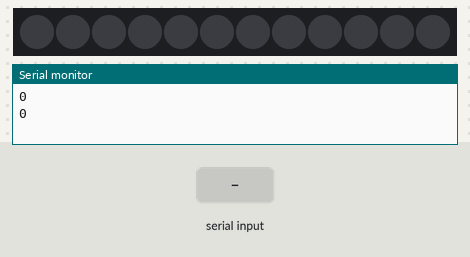
Recording of a sketch running on a simulated Arduino Uno, built with avr-gcc and run on an emulated ATmega328P. On the bench: 12 RGB LEDs in strip order, left to right, the last lines printed to the serial monitor. Inputs (shaded band) come from the test bench. Dim RGB values are drawn brighter than linear.

Above: at 1.2 s.
1.3 s: "1" received over Serial
At 2.5 s:
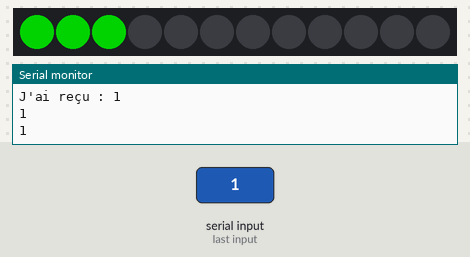
2.8 s: "1" received over Serial
At 3.9 s:
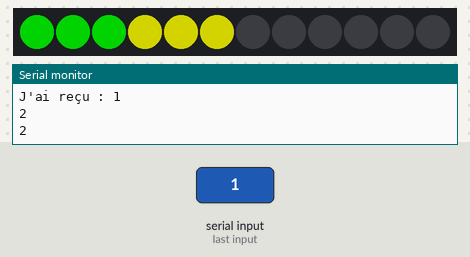
4.3 s: "1" received over Serial
At 5.0 s:
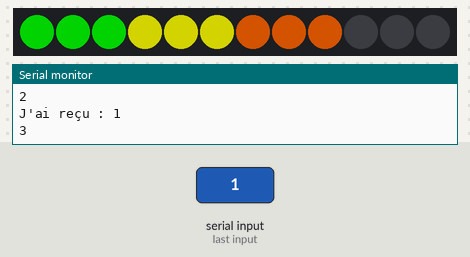
5.8 s: "1" received over Serial
At 6.1 s:
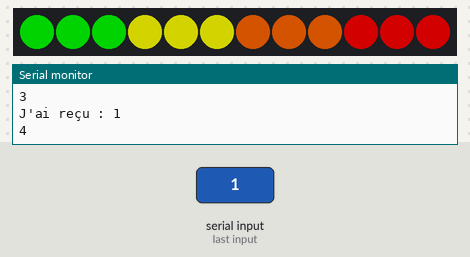
Timing chart, 0 to 8.3 s (numbered marks = the images above; inputs shaded):
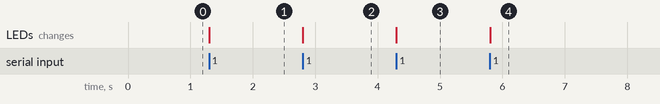

The sketch:

fsm_demo.ino
```cpp
#include <MeAuriga.h>

// la liste des états possible de notre système
// ainsi qu'une variable etatCourant prenant une de ces valeurs
enum {REPOS, ETAT_V, ETAT_VJ, ETAT_VJO, ETAT_VJOR} etatCourant;

#define LEDNUM  12

// on-board LED ring, at PORT0 (onboard)
MeRGBLed led( 0, LEDNUM );

unsigned long currentTime = 0;


void serialEvent() {
  if (!Serial.available()) return;

  char c = Serial.read();
  Serial.print("J'ai reçu : ");
  Serial.println(c);

  switch (c) {
    case '1':
      simpleClick();
      break;
  }
}

// ------------------------------------------------------
// Cette fonction installe l'état initial
// ------------------------------------------------------
void mettreAuRepos()
{
  showColor(0, 0, 0);
  etatCourant = REPOS;
}

// Attention, un index de 0 allume toutes les DELs
void showSegment(short startIdx, short nbLeds, uint8_t red, uint8_t green, uint8_t blue) {
  short endIdx = startIdx + nbLeds;
  for (short i = startIdx; i < endIdx; i++) {
    led.setColorAt(i, red, green, blue);
  }
  led.show();
}

void showColor(uint8_t red, uint8_t green, uint8_t blue) {
  led.setColor(red, green, blue);
  led.show();
}

void showGreen() {
  showSegment(0, 3, 0, 127, 0);
}

void showYellow() {
  showSegment(3, 3, 127, 127, 0);
}

void showOrange() {
  showSegment(6, 3, 127, 50, 0);
}

void showRed() {
  showSegment(9, 3, 127, 0, 0);
}

// On simule le click en envoyant la valeur 1 sur le port série
void simpleClick() {
  switch (etatCourant) {
    case REPOS: // on était au repos et on a un appui, on allume la verte
      showGreen(); // DEL verte alimentée
      etatCourant = ETAT_V; // on note le nouvel état de notre système
      break;

    case ETAT_V: // on était led verte allumée et on a un appui, on allume la jaune
      showYellow(); // DEL jaune alimentée
      etatCourant = ETAT_VJ;// on note le nouvel état de notre système
      break;

    case ETAT_VJ: // vert et jaune allumées, on a un appui, on allume la orange
      showOrange(); // DEL orange alimentée
      etatCourant = ETAT_VJO;// on note le nouvel état de notre système
      break;

    case ETAT_VJO:// vert, orange et jaune allumées, on a un appui, on allume la rouge
      showRed(); // DEL rouge alimentée
      etatCourant = ETAT_VJOR;// on note le nouvel état de notre système
      break;

    case ETAT_VJOR: // tout était allumé, on a un appui, on retourne au repos
      mettreAuRepos(); // on retourne à l'état initial
      break;
  }
}

void initRing() {
  led.setpin( 44 );
  mettreAuRepos();
}

void setup() {
  Serial.begin(115200);
  initRing();
}

void loop() {
  currentTime = millis();

  // ici on peut faire autre chose du moment que ça ne prend pas trop longtemps
  printTask(currentTime);
}

void printTask(unsigned long cT) {
  static unsigned long lastTime = 0;
  const int rate = 500;

  if (cT - lastTime < rate) return;
  lastTime = cT;

  Serial.println(etatCourant);

}
```

Measured:
- after the input at 1.3 s, the LEDs: change at once (image 1)
- after the input at 2.8 s, the LEDs: change at once (image 2)
- after the input at 4.3 s, the LEDs: change at once (image 3)
- after the input at 5.8 s, the LEDs: change at once (image 4)
